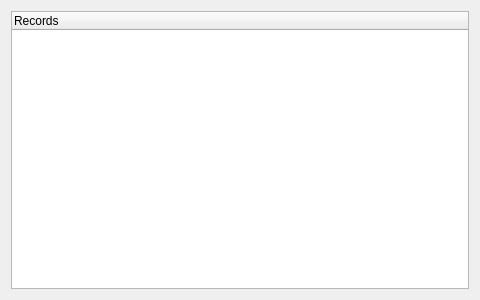
<?xml version="1.0" encoding="UTF-8"?>
<ui version="4.0">
 <class>RecordShower</class>
 <widget class="QWidget" name="RecordShower">
  <property name="geometry">
   <rect>
    <x>0</x>
    <y>0</y>
    <width>480</width>
    <height>300</height>
   </rect>
  </property>
  <property name="minimumSize">
   <size>
    <width>480</width>
    <height>300</height>
   </size>
  </property>
  <property name="windowTitle">
   <string>Records</string>
  </property>
  <layout class="QHBoxLayout" name="horizontalLayout">
   <item>
    <widget class="QTreeWidget" name="treeWidget_Records">
     <property name="sizePolicy">
      <sizepolicy hsizetype="Expanding" vsizetype="Expanding">
       <horstretch>0</horstretch>
       <verstretch>0</verstretch>
      </sizepolicy>
     </property>
     <attribute name="headerCascadingSectionResizes">
      <bool>false</bool>
     </attribute>
     <attribute name="headerMinimumSectionSize">
      <number>60</number>
     </attribute>
     <attribute name="headerDefaultSectionSize">
      <number>300</number>
     </attribute>
     <attribute name="headerStretchLastSection">
      <bool>true</bool>
     </attribute>
     <column>
      <property name="text">
       <string>Records</string>
      </property>
     </column>
     <column>
      <property name="text">
       <string/>
      </property>
     </column>
    </widget>
   </item>
  </layout>
 </widget>
 <resources/>
 <connections/>
</ui>
